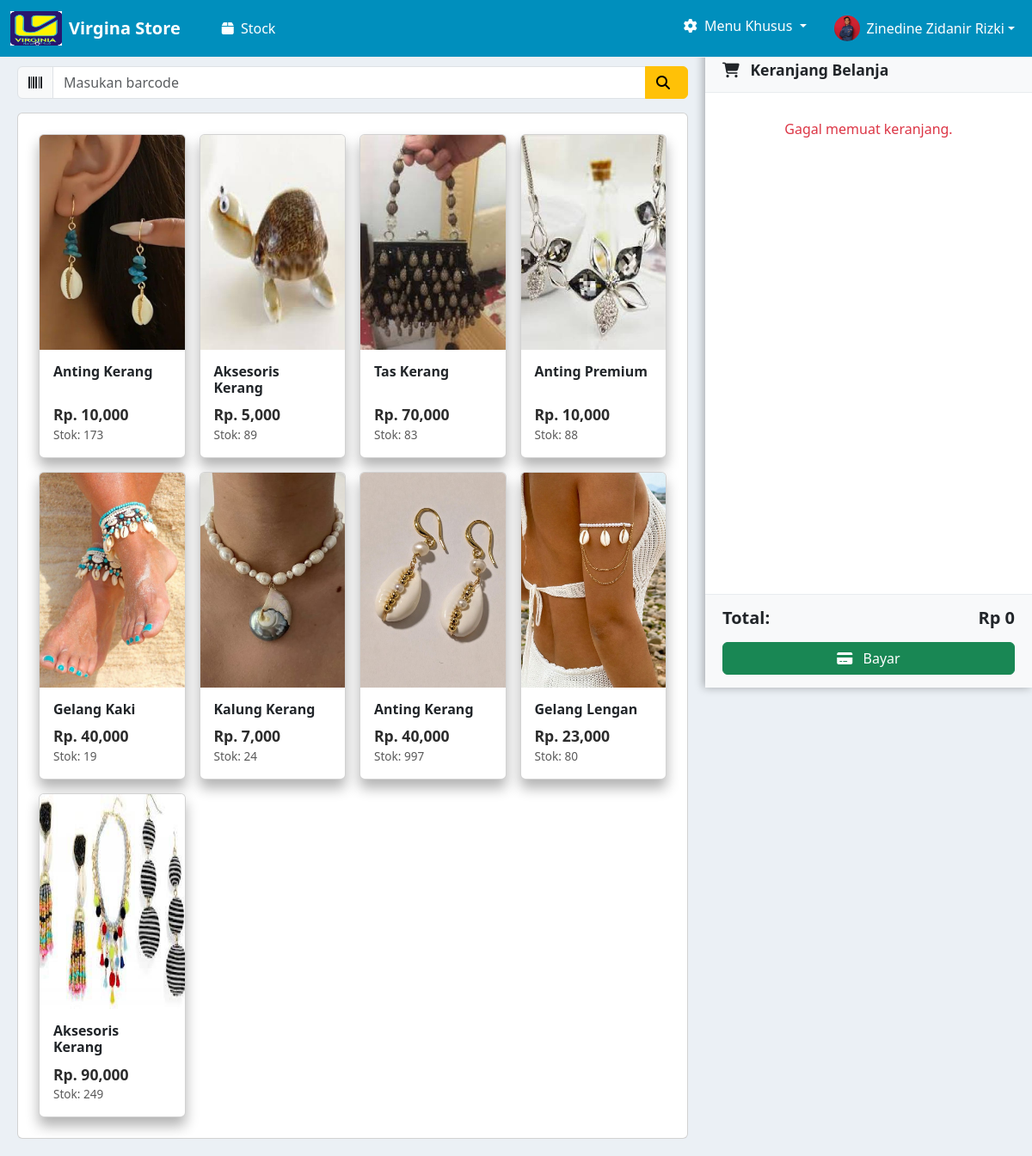
Page /kasir/ (signed in) on the earlier database version.
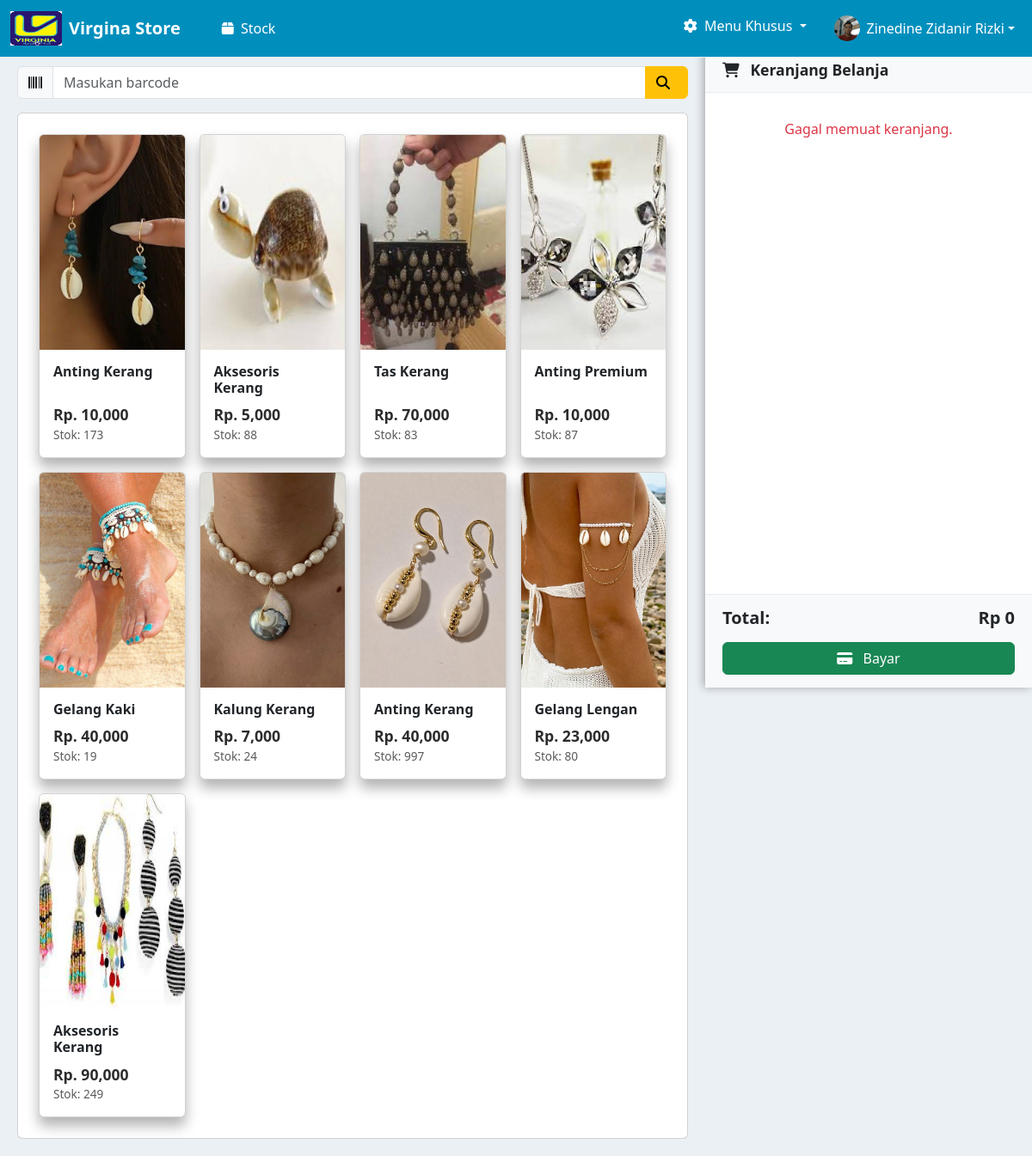
Same page on the later database version.
### login/models.py (models this page shows, shortened)
class UserProfile(models.Model):
    user = models.OneToOneField(User, on_delete=models.CASCADE)
    nama = models.CharField(max_length=100)
    STATUS_CHOICES = [
        ('kasir', 'Kasir'),
        ('admin', 'Admin'),
    ]
    status = models.CharField(max_length=10, choices=STATUS_CHOICES)
    slogan = models.TextField(blank=True)
    alamat = models.CharField(max_length=255)
    no_telephon = models.CharField(max_length=20)
    foto_profile = models.ImageField(upload_to='profile_photos/', blank=True, null=True)

### kasir/models.py (models this page shows, shortened)
class Produk(models.Model):
    nama_barang = models.CharField(max_length=100)
    barcode = models.CharField(max_length=50, unique=True)
    harga_barang = models.DecimalField(max_digits=12, decimal_places=2)
    stok = models.PositiveIntegerField()
    gambar = models.ImageField(upload_to='gambar_produk/', blank=True, null=True)

### kasir/views.py (the view, shortened to what this page needs)
# urls.py: path('', views.halaman_kasir, name='halaman_kasir'),
@login_required(login_url='login')
@no_cache
def halaman_kasir(request):
    produk = Produk.objects.all()
    transaksi_id = request.session.get('current_transaksi_id')
    return render(request, 'home.html', {'produk': produk})

### login/context_processors.py (called while the page is built)
def user_profile(request):
    if request.user.is_authenticated:
        try:
            profile = UserProfile.objects.get(user=request.user)
        except UserProfile.DoesNotExist:
            profile = None
    else:
        profile = None
    return {'user_profile': profile}

### kasir/templates/home.html (shortened to what this page needs)
{% extends "base.html" %}
{% load static %}
{% load humanize %}
{% block content %}
<div class="main-container">
  <div class="content-area">
        <div class="input-group mb-3">
          <span class="input-group-text"><i class="fas fa-barcode"></i></span>
          <input type="text" id="barcodeInput" class="form-control" placeholder="Masukan barcode" onkeypress="if(event.key === 'Enter'){cariProdukByBarcode()}">
          <button class="btn btn-warning" onclick="cariProdukByBarcode()">
            <i class="fas fa-search me-2"></i>
          </button>
        </div>
    <div id="cardMode">
      <div class="card p-4">
      <div class="row g-3">
        {% for item in produk %}
        <div class="col-6 col-md-4 col-lg-3">
          <div class="card product-card" onclick="bukaDetail('{{ item.id }}', '{{ item.nama_barang }}', '{{ item.harga_barang }}', '{{ item.stok }}', '{{ item.gambar.url }}')">
            <img src="{{ item.gambar.url }}" class="card-img-top" style="height:250px; object-fit:cover;" alt="{{ item.nama_barang }}">
            <div class="card-body">
              <h6 class="card-title">{{ item.nama_barang }}</h6>
              <div>
                <p class="price" id="hitam">Rp. {{ item.harga_barang|floatformat:0|intcomma }}</p>
                <p class="stock">Stok: <span id="stok-{{ item.id }}">{{ item.stok|floatformat:0|intcomma }}</span></p>
              </div>
            </div>
          </div>
        </div>
        {% endfor %}
      </div>
    </div>
    </div>
  </div>
  <div class="cart-sidebar">
    <div class="cart-header">
      <h5><i class="fas fa-shopping-cart me-2"></i> Keranjang Belanja</h5>
    </div>
    <div class="cart-items" id="cartItems" style="margin-top: 20px;">
    </div>
    <div class="cart-footer">
      <div class="cart-total d-flex justify-content-between align-items-center">
        <h5>Total:</h5>
        <h5 id="totalBayar">Rp 0</h5>
      </div>
      <div class="cart-action mt-3">
        <a href="{% url 'halaman_bayar' %}" class="btn btn-success w-100"><i class="fas fa-credit-card me-2"></i> Bayar</a>
      </div>
    </div>
  </div>
</div>
{% endblock %}

### templates/base.html (shortened to what this page needs)
{% load static %}
<!DOCTYPE html>
<html lang="en">
<head>
    <link href="https://cdn.jsdelivr.net/npm/bootstrap@5.3.8/dist/css/bootstrap.min.css" rel="stylesheet">
    <link rel="stylesheet" href="https://cdnjs.cloudflare.com/ajax/libs/font-awesome/6.5.1/css/all.min.css">
</head>
<body>
    <nav class="navbar navbar-expand-lg navbar-custom sticky-top">
        <div class="container-fluid">
            <a class="navbar-brand d-flex align-items-center" href="{% url 'halaman_kasir' %}">
                <img src="{% static 'image/logo.png' %}" alt="logo" height="40" width="60" class="me-2">
                <strong>Virgina Store</strong>
            </a>
            <div class="collapse navbar-collapse" id="navbarNavDropdown">
                <ul class="navbar-nav mx-4">
                    <li class="nav-item">
                        <a class="nav-link active" aria-current="page" href="{% url 'halaman_kasir' %}">
                            <i class="fas fa-box me-1"></i> Stock
                        </a>
                    </li>
                </ul>
                <ul class="navbar-nav ms-auto">
                    <li class="nav-item dropdown me-3">
                        <a
                            class="nav-link dropdown-toggle"
                            href="#"
                            role="button"
                            data-bs-toggle="dropdown"
                            aria-expanded="false"
                        >
                            <i class="fas fa-cog me-1"></i> Menu Khusus
                        </a>
                    </li>
                    <li class="nav-item dropdown">
                        <a
                            class="nav-link dropdown-toggle d-flex align-items-center"
                            href="#"
                            role="button"
                            data-bs-toggle="dropdown"
                            aria-expanded="false"
                        >
                            {% if user_profile.foto_profile %}
                                <img src="{{ user_profile.foto_profile.url }}" alt="Profile" class="rounded-circle me-2" style="width: 30px; height: 30px; object-fit: cover;">
                            {% else %}
                                <i class="fas fa-user-circle me-2"></i>
                            {% endif %}
                            {{ user_profile.nama|default:user.username }}
                        </a>
                    </li>
                </ul>
            </div>
        </div>
    </nav>
    <div class="content-wrapper">
        {% block content %} {% endblock %}
    </div>
</body>
</html>

### templates/base.html (style rules this page uses)
body { background-color: #EBF0F5; }
.navbar-custom { background-color: #008FBD !important; border-bottom: 1px solid #e9ecef; }
.navbar-custom .navbar-brand, .navbar-custom .nav-link { color: #ffffff !important; }

### kasir/templates/home.html (style rules this page uses)
#hitam { color: rgb(44, 44, 44); }
.content-area { padding: 10px 400px 20px 20px; }
.product-card { background-color: #ffffff; color: #212529; box-shadow: 0 10px 15px rgba(0, 0, 0, 0.3); transition: transform 0.2s ease, box-shadow 0.2s ease, border-color 0.2s ease; cursor: pointer; height: 100%; display: flex; flex-direction: column; }
.product-card .card-img-top { border-top-left-radius: calc(0.375rem - 1px); border-top-right-radius: calc(0.375rem - 1px); }
.product-card .card-body { flex-grow: 1; display: flex; flex-direction: column; justify-content: space-between; }
.product-card .card-title { font-size: 1rem; font-weight: 600; color: #212529; margin-bottom: 0.5rem; }
.product-card .price { font-weight: 700; font-size: 1.1rem; color: #007bff; margin: 0; }
.product-card .stock { font-size: 0.85rem; color: #5a5a5a; margin: 0; }
.cart-sidebar { position: fixed; right: 0; top: 56px; height: calc(100vh - 56px); width: 380px; background-color: #ffffff; color: #212529; display: flex; flex-direction: column; flex-shrink: 0; box-shadow: -2px 0 10px rgba(0, 0, 0, 0.3); transition: transform 0.3s ease; z-index: 1000; }
.cart-header { padding: 15px 20px; background-color: #f8f9fa; border-bottom: 1px solid #e9ecef; flex-shrink: 0; }
.cart-header h5 { margin: 0; font-weight: 600; font-size: 1.1rem; }
.cart-items { flex-grow: 1; overflow-y: auto; padding: 10px; }
.cart-footer { padding: 15px 20px; background-color: #f8f9fa; border-top: 1px solid #e9ecef; flex-shrink: 0; }
.cart-total h5 { margin: 0; font-weight: 600; }

Differences in the rows shown:
changed UserProfile "Zinedine Zidanir Rizki": foto_profile: a different picture
changed Produk (number 2 of 9 on the later page): stok "89" → "88"
changed Produk "Anting Premium": stok "88" → "87"
